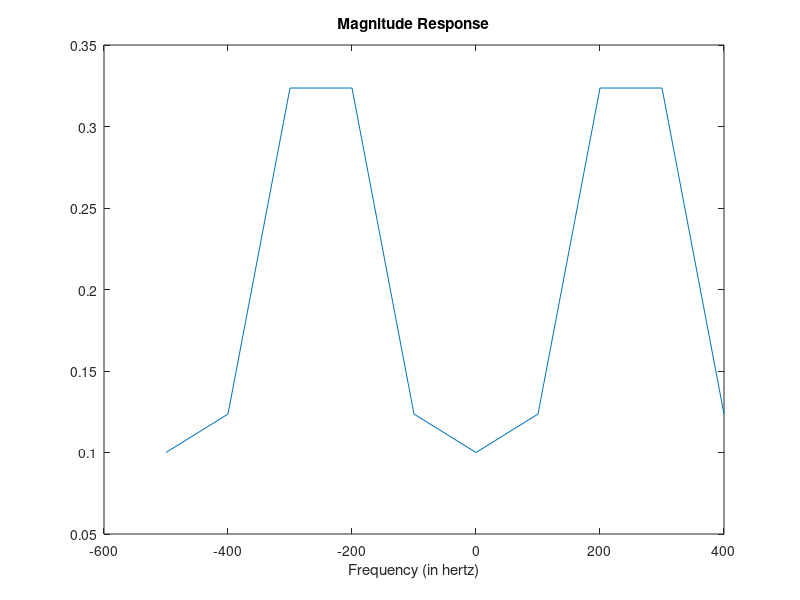

Recreate this plot in MATLAB.
   %% Time specifications:
   Fm = 1000;                      % samples per second
   dt = 1/Fm;                     % seconds per sample
   StopTime = 0.01;                  % seconds
   t = (0:dt:StopTime-dt)';
   N = size(t,1);
   %% Sine wave:
   Fc = 750;                       % hertz
   m = cos(2*pi*Fm*t);
   x = cos(2*pi*Fc*t);
   %% Fourier Transform:
   X = fftshift(fft(x));
   %% Frequency specifications:
   dF = Fm/N;                      % hertz
   f = -Fm/2:dF:Fm/2-dF;           % hertz
   %% Plot the spectrum:
   figure;
   plot(f,abs(X)/N);
   xlabel('Frequency (in hertz)');
   title('Magnitude Response');
   title('Magnitude Response');